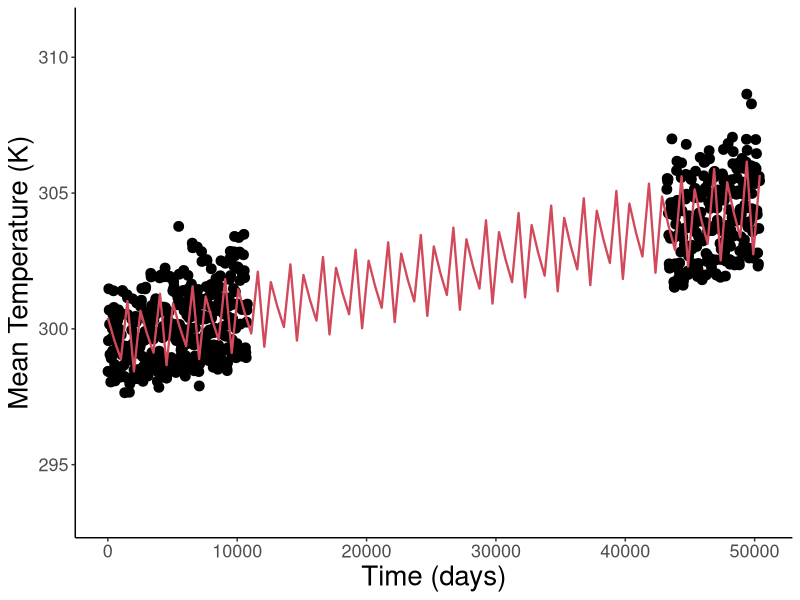
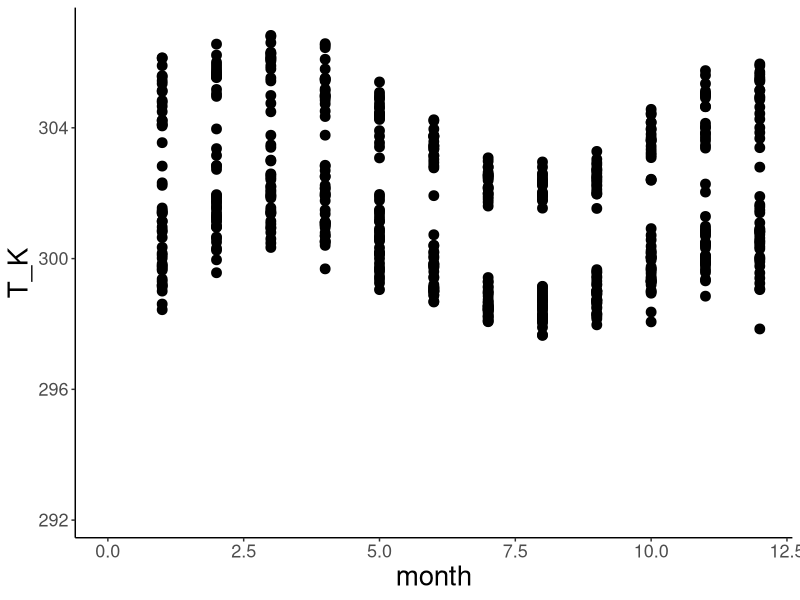

These charts were generated, in order, by the following R code: (Note: this script raises an error after producing the figures.)
#############################################################################
#### This R script fits sinusoidal functions to habitat temperature data ####
#############################################################################


# Load packages and set working directory
library(tidyr)
library(ggplot2)
library(dplyr)
library(tidyverse)
setwd(dirname(rstudioapi::getActiveDocumentContext()$path))


# INPUT DATA
# Select a location by removing # in front of name and placing # in front of other locations
data <- as.data.frame(read_csv("Climate data Benin.csv"))
#data <- as.data.frame(read_csv("Climate data Nigeria.csv"))
#data <- as.data.frame(read_csv("Climate data China Dafeng.csv"))
#data <- as.data.frame(read_csv("Climate data China Langfang.csv"))
#data <- as.data.frame(read_csv("Climate data China Xinxiang.csv"))
#data <- as.data.frame(read_csv("Climate data Brazil.csv"))
#data <- as.data.frame(read_csv("Climate data Mississippi.csv"))
#data <- as.data.frame(read_csv("Climate data Japan Monobe.csv"))
#data <- as.data.frame(read_csv("Climate data Greece.csv"))

#### Fit temperature functions to data from Climate Wizard using Fourier analysis ####


# REGRESSION ANALYSES
# Fit sinusoidal function to all data from Climate Wizard
fit <- nls(T_K ~ (meanT + dMean * total_days) + (amplT + dAmpl * total_days) * sin(2*pi*(total_days + shiftT)/360), data = data,
           start = list(meanT = 300, dMean = 0.1, amplT = 5, dAmpl = 0.1, shiftT = 30))
summary(fit)

# Fit sinusoidal function to data from Climate Wizard for each time period
#fit.all <- nls(T_K ~ (meanT[period] + dMean[period] * days) + (amplT[period] + dAmpl[period] * days) * sin(2*pi*(days + shiftT[period])/360), data = data,
#           start = list(meanT = c(300,300,300), dMean = c(0.1,0.1,0.1), amplT = c(5,5,5), dAmpl = c(0.1,0.1,0.1), shiftT = c(30,30,30)))
#summary(fit.all)

# Fit sinusoidal function to data from Climate Wizard for historical and end-century
# This code does not currently work
#fit2 <- nls(T_K ~ (meanT[period] + dMean[period] * days) + (amplT[period] + dAmpl[period] * days) * sin(2*pi*(days + shiftT[period])/360), data = data,
#           start = list(meanT = c(300,300), dMean = c(0.1,0.1), amplT = c(5,5), dAmpl = c(0.1,0.1), shiftT = c(30,30)))
#summary(fit2)
# Historical period
fit.h <- nls(T_K ~ (meanT + dMean * days) + (amplT + dAmpl * days) * sin(2*pi*(days + shiftT)/360), data = subset(data, period == "historical"),
           start = list(meanT = 300, dMean = 0.1, amplT = 5, dAmpl = 0.1, shiftT = 30))
summary(fit.h)
# End-century period
fit.e <- nls(T_K ~ (meanT + dMean * days) + (amplT + dAmpl * days) * sin(2*pi*(days + shiftT)/360), data = subset(data, period == "future_end"),
             start = list(meanT = 300, dMean = 0.1, amplT = 5, dAmpl = 0.1, shiftT = 30))
summary(fit.e)


# PLOTS
# Plot model fit to TEMPERATURE data
xmin <- 0
xmax <- 360*(2100-1960)
ggplot(data, aes(x=total_days, y=T_K)) + 
  geom_point(size=3, color="black") +
  #geom_line(size=0.8) +
  geom_function(fun = function(t){(coef(fit)[1] + coef(fit)[2] * t) + (coef(fit)[3] + coef(fit)[4] * t) * sin(2*pi*(t + coef(fit)[5])/360)},
                size=0.8, color="#d1495b") +
  labs(x="Time (days)", y="Mean Temperature (K)") +
  scale_x_continuous(limits=c(xmin, xmax)) +
  scale_y_continuous(limits=c(coef(fit)[1] - abs(coef(fit)[3]) - 5, coef(fit)[1] + abs(coef(fit)[3]) + 10)) +
  theme(panel.grid.major = element_blank(), panel.grid.minor = element_blank(),
        panel.background = element_rect(fill="transparent"), plot.background = element_rect(fill="transparent"),
        axis.line = element_line(colour = "black"), legend.position = "none", 
        axis.text = element_text(size=13), axis.title = element_text(size=20))

# Plot fit to TEMPERATURE data pooled across years
ggplot(data, aes(x=month, y=T_K)) + 
  geom_point(size=3, color="black") +
  scale_x_continuous(limits=c(0, 12)) +
  scale_y_continuous(limits=c(coef(fit)[1] - abs(coef(fit)[3]) - 6, coef(fit)[1] + abs(coef(fit)[3]) + 6)) +
  theme(panel.grid.major = element_blank(), panel.grid.minor = element_blank(),
        panel.background = element_rect(fill="transparent"), plot.background = element_rect(fill="transparent"),
        axis.line = element_line(colour = "black"), legend.position = "none", 
        axis.text = element_text(size=13), axis.title = element_text(size=20))


# Plot model fit to PRECIPITATION data
ymin <- 0
ymax <- 400
ggplot(data, aes(x=days, y=Prec_mm)) + 
  geom_point(size=3, color="blue") +
  geom_line(size=0.8, color="blue") +
  labs(x="Time (days)", y="Precipitation (mm)") +
  scale_x_continuous(limits=c(xmin, xmax)) +
  scale_y_continuous(limits=c(ymin, ymax)) +
  theme(panel.grid.major = element_blank(), panel.grid.minor = element_blank(),
        panel.background = element_rect(fill="transparent"), plot.background = element_rect(fill="transparent"),
        axis.line = element_line(colour = "black"), legend.position = "none", 
        axis.text = element_text(size=13), axis.title = element_text(size=20))

# Plot fit to PRECIPITATION data pooled across years
ggplot(data, aes(x=month, y=Prec_mm)) + 
  geom_point(size=3, color="blue") +
  scale_x_continuous(limits=c(0, 12)) +
  scale_y_continuous(limits=c(ymin, ymax)) +
  theme(panel.grid.major = element_blank(), panel.grid.minor = element_blank(),
        panel.background = element_rect(fill="transparent"), plot.background = element_rect(fill="transparent"),
        axis.line = element_line(colour = "black"), legend.position = "none", 
        axis.text = element_text(size=13), axis.title = element_text(size=20))


########## Fit temperature functions to data from Habitat temperatures.csv ##########
# Read data
temp.data <- as.data.frame(read_csv("Habitat temperatures.csv"))

# Select an insect by removing # in front of name and placing # in front of other species
#sp.data <- subset(temp.data, Species == "Clavigralla shadabi")
#sp.data <- subset(temp.data, Species == "Clavigralla tomentosicollis Benin")
#sp.data <- subset(temp.data, Species == "Clavigralla tomentosicollis Nigeria A")
#sp.data <- subset(temp.data, Species == "Clavigralla tomentosicollis Nigeria B")
#sp.data <- subset(temp.data, Species == "Clavigralla tomentosicollis Nigeria C")
sp.data <- subset(temp.data, Species == "Clavigralla tomentosicollis Burkina Faso")

# Remove columns that do not contain temperature data
sp.data <- sp.data[-1:-7]
rownames(sp.data) <- c("T_K")

# Make data table with time and mean monthly temperature
data <- matrix(nrow = length(sp.data), ncol = 1)
for(i in 1:length(data)) {data[i] <- 30*(i-1)+15} # mid-point of month
colnames(data) <- c("day")
data <- cbind(data, t(sp.data)) # mean monthly temperature data

# Remove blank cells
data <- data[rowSums(is.na(data)) == 0,]
data <- as.data.frame(data)

# Fit sinusoidal function to habitat temperature data
fit <- nls(T_K ~ meanT + amplT*sin(2*pi*(day + shiftT)/365), data = data,
           start = list(meanT = 293, amplT = 2, shiftT = 30))
summary(fit)

# Plot model data
ggplot(data, aes(x=day, y=T_K)) + 
  geom_point(size=5, color="#d1495b") +
  geom_function(fun = function(t) coef(fit)[1] + coef(fit)[2]*sin(2*pi*(t + coef(fit)[3])/365),
                size=0.8, linetype="longdash", color="#d1495b") +
  labs(x="Time (days)", y="Mean Temperature (K)") +
  scale_x_continuous(limits=c(0, 720)) +
  scale_y_continuous(limits=c(coef(fit)[1] - coef(fit)[2] - 2, coef(fit)[1] + coef(fit)[2] + 3)) +
  theme(panel.grid.major = element_blank(), panel.grid.minor = element_blank(),
        panel.background = element_rect(fill="transparent"), plot.background = element_rect(fill="transparent"),
        axis.line = element_line(colour = "black"), legend.position = "none", 
        axis.text = element_text(size=13), axis.title = element_text(size=20))
